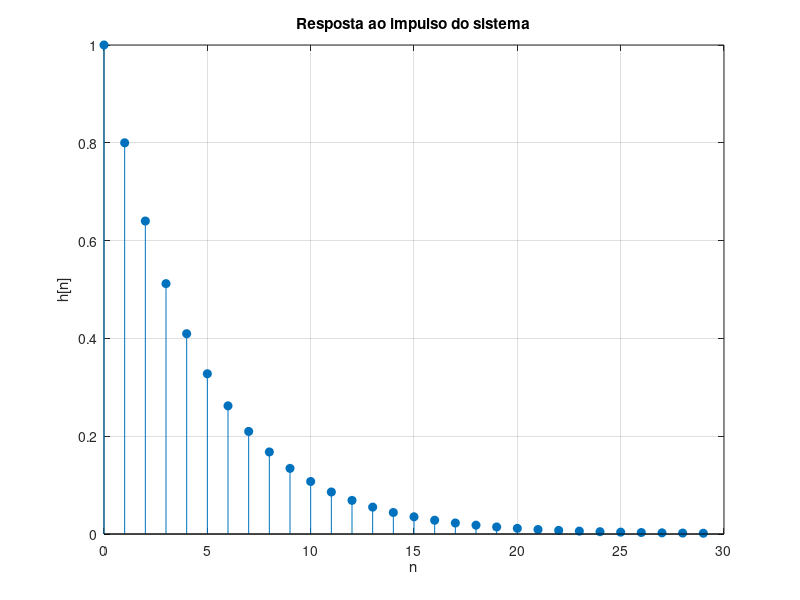

This chart was generated by the following MATLAB code:
clc;
clear;
close all;

% Numero de amostras
N = 30;

% Vetor n
n = 0:N-1;

% Resposta ao impulso
h = (0.8).^n;

% Grafico
figure;
stem(n, h, 'filled');
grid on;
xlabel('n');
ylabel('h[n]');
title('Resposta ao impulso do sistema');

print('C:/Users/Pichau/estudo-dirigido-pds/parte3/resultados/q7_resposta_impulso.png', '-dpng');
